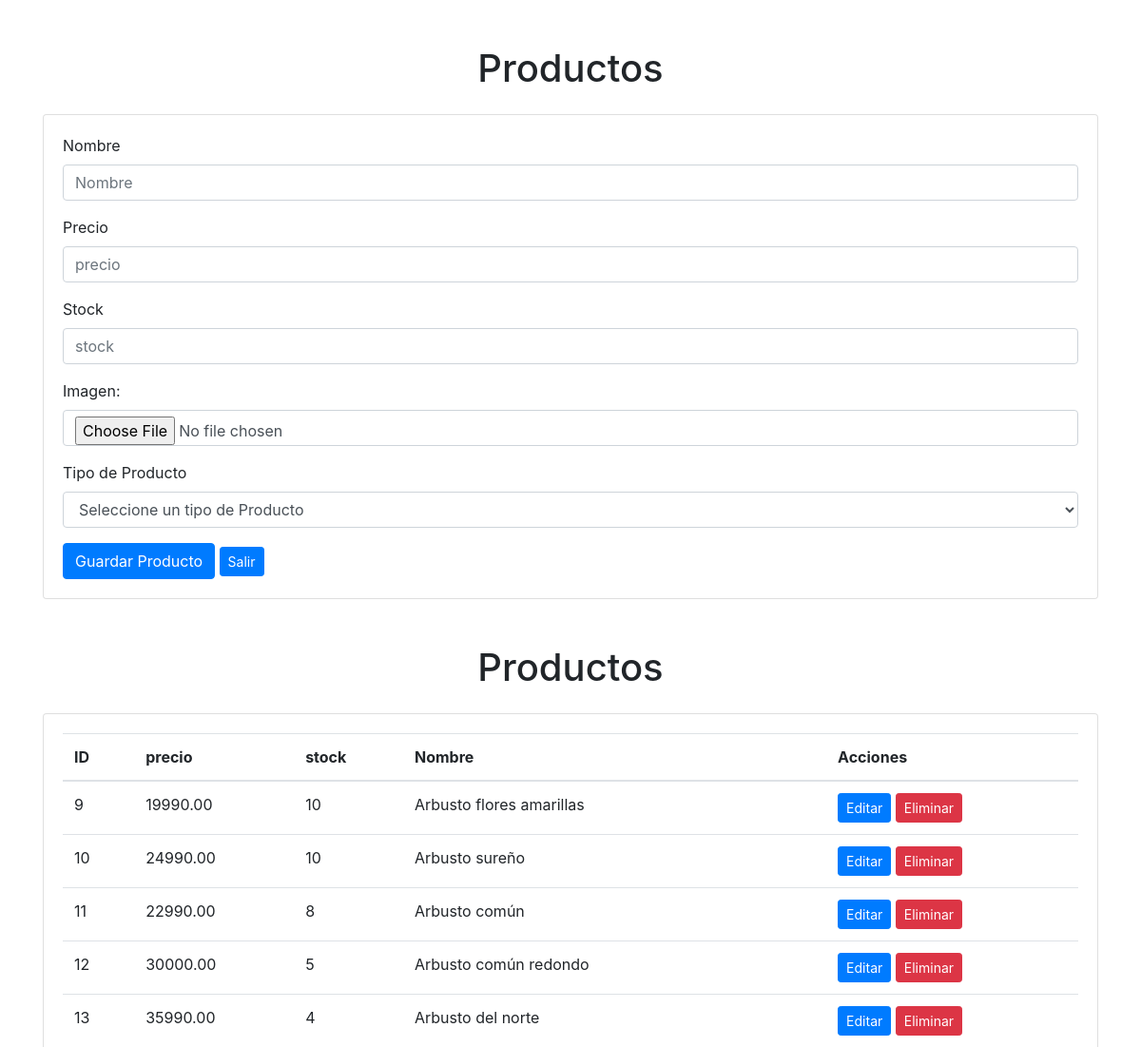
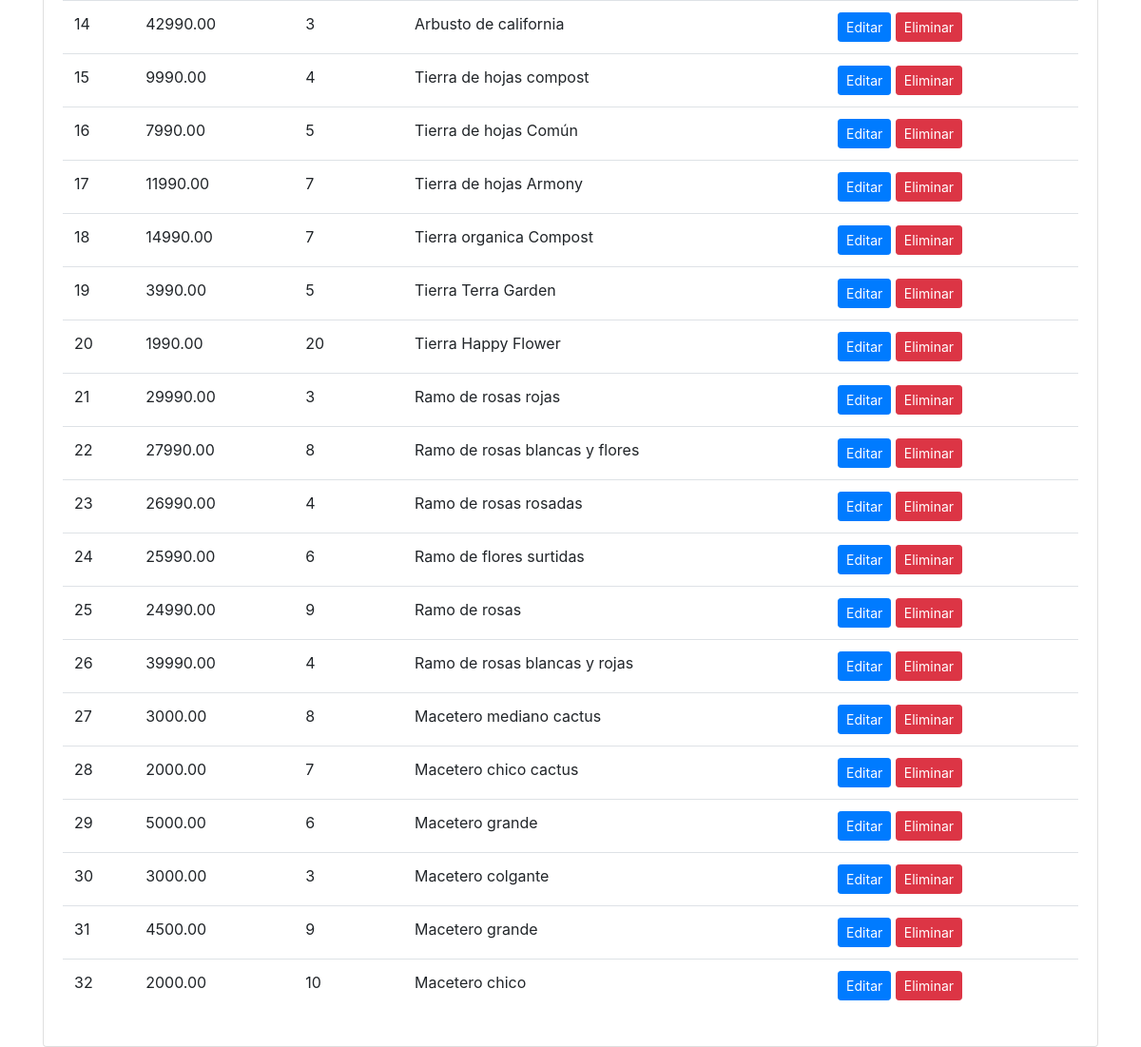
Page /administrar/mantenedorProductos/ on the committed database (2 pictures, top to bottom).
### aplicacion/models.py (models this page shows, shortened)
class Producto(models.Model):
    IdProducto = models.AutoField(primary_key=True)
    tipo_producto = models.ForeignKey(TipoProducto, on_delete=models.CASCADE)
    nombre = models.CharField(max_length=255)
    precio = models.DecimalField(max_digits=10, decimal_places=2)
    stock = models.IntegerField()
    imagen = models.CharField(max_length=255)

### aplicacion/views.py (the view)
# urls.py: path('administrar/mantenedorProductos/', views.mantenedorProductos, name='mantenedorProductos'),
def mantenedorProductos(request):
    productos = Producto.objects.all()
    tipos_producto = TipoProducto.objects.all()
    return render(request, 'aplicacion/producto.html' , {'productos': productos , 'tipos_producto': tipos_producto})

### aplicacion/templates/aplicacion/producto.html (shortened to what this page needs)
{% load static %}
<!DOCTYPE html>
<html lang="es">
<head>
    <link rel="stylesheet" href="{% static 'css/style.css' %}">
    <link rel="stylesheet" href="https://stackpath.bootstrapcdn.com/bootstrap/4.5.2/css/bootstrap.min.css">
</head>
<body>
    <div class="container mt-5">
        <h1 class="text-center">Productos</h1>
        <div class="card mt-4">
            <div class="card-body">
                <form>
                    <div class="form-group">
                        <label for="nombre">Nombre</label>
                        <input type="text" class="form-control" id="nombre" placeholder="Nombre">
                    </div>
                    <div class="form-group">
                        <label for="precio">Precio</label>
                        <input type="text" class="form-control" id="precio" placeholder="precio">
                    </div>
                    <div class="form-group">
                        <label for="stock">Stock</label>
                        <input type="number" min="0" class="form-control" id="stock" placeholder="stock">
                    </div>
                    <div class="form-group">
                        <label for="ImagenProducto" class="control-label">Imagen:</label>
                        <input type="file" class="form-control" id="ImagenProducto">
                    </div>
                    <div class="form-group">
                        <label for="tipo_usuario">Tipo de Producto</label>
                        <select class="form-control" id="cmbTipoProducto">
                            <option value="0">Seleccione un tipo de Producto</option>
                        </select>
                    </div>
                    <button type="button" class="btn btn-primary" onclick="grabarProducto();">Guardar Producto</button>
                    <a href=".." class="btn btn-sm btn-primary">Salir</a>
                </form>
            </div>
        </div>
    </div>
    <div class="container mt-5">
        <h1 class="text-center">Productos</h1>
        <div class="card mt-4">
            <div class="card-body">
                <table class="table">
                    <thead>
                        <tr>
                            <th>ID</th>
                            <th>precio</th>
                            <th>stock</th>
                            <th>Nombre</th>
                            <th>Acciones</th>
                        </tr>
                    </thead>
                    <tbody>
                        {% for x in productos %}
                        <tr>
                            <td>{{ x.IdProducto }}</td>
                            <td>{{ x.precio }}</td>
                            <td>{{ x.stock }}</td>
                            <td>{{ x.nombre }}</td>
                            <td>
                                <a href="{% url 'editar_producto' x.IdProducto %}" class="btn btn-sm btn-primary">Editar</a>
                                <a href="{% url 'eliminar_producto' x.IdProducto %}" class="btn btn-sm btn-danger">Eliminar</a>
                            </td>
                        </tr>
                        {% endfor %}
                    </tbody>
                </table>
            </div>
        </div>
    </div>
</body>
</html>

### rows in the picture
Producto: IdProducto "9", precio "19990.00", stock "10", nombre "Arbusto flores amarillas"
Producto: IdProducto "10", precio "24990.00", stock "10", nombre "Arbusto sureño"
Producto: IdProducto "11", precio "22990.00", stock "8", nombre "Arbusto común"
Producto: IdProducto "12", precio "30000.00", stock "5", nombre "Arbusto común redondo"
Producto: IdProducto "13", precio "35990.00", stock "4", nombre "Arbusto del norte"
Producto: IdProducto "14", precio "42990.00", stock "3", nombre "Arbusto de california"
Producto: IdProducto "15", precio "9990.00", stock "4", nombre "Tierra de hojas compost"
Producto: IdProducto "16", precio "7990.00", stock "5", nombre "Tierra de hojas Común"
Producto: IdProducto "17", precio "11990.00", stock "7", nombre "Tierra de hojas Armony"
Producto: IdProducto "18", precio "14990.00", stock "7", nombre "Tierra organica Compost"
Producto: IdProducto "19", precio "3990.00", stock "5", nombre "Tierra Terra Garden"
Producto: IdProducto "20", precio "1990.00", stock "20", nombre "Tierra Happy Flower"
Producto: IdProducto "21", precio "29990.00", stock "3", nombre "Ramo de rosas rojas"
Producto: IdProducto "22", precio "27990.00", stock "8", nombre "Ramo de rosas blancas y flores"
Producto: IdProducto "23", precio "26990.00", stock "4", nombre "Ramo de rosas rosadas"
Producto: IdProducto "24", precio "25990.00", stock "6", nombre "Ramo de flores surtidas"
Producto: IdProducto "25", precio "24990.00", stock "9", nombre "Ramo de rosas"
Producto: IdProducto "26", precio "39990.00", stock "4", nombre "Ramo de rosas blancas y rojas"
Producto: IdProducto "27", precio "3000.00", stock "8", nombre "Macetero mediano cactus"
Producto: IdProducto "28", precio "2000.00", stock "7", nombre "Macetero chico cactus"
Producto: IdProducto "29", precio "5000.00", stock "6", nombre "Macetero grande"
Producto: IdProducto "30", precio "3000.00", stock "3", nombre "Macetero colgante"
Producto: IdProducto "31", precio "4500.00", stock "9", nombre "Macetero grande"
Producto: IdProducto "32", precio "2000.00", stock "10", nombre "Macetero chico"
